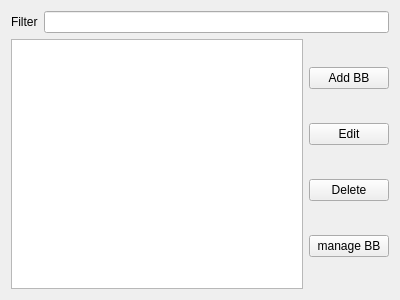
<?xml version="1.0" encoding="UTF-8"?>
<ui version="4.0">
 <class>BuildingBlockPage</class>
 <widget class="QWidget" name="BuildingBlockPage">
  <property name="geometry">
   <rect>
    <x>0</x>
    <y>0</y>
    <width>400</width>
    <height>300</height>
   </rect>
  </property>
  <property name="windowTitle">
   <string>Form</string>
  </property>
  <layout class="QVBoxLayout" name="verticalLayout">
   <item>
    <layout class="QHBoxLayout" name="horizontalLayout_6">
     <item>
      <widget class="QLabel" name="label">
       <property name="text">
        <string>Filter</string>
       </property>
      </widget>
     </item>
     <item>
      <widget class="QLineEdit" name="editFilter"/>
     </item>
    </layout>
   </item>
   <item>
    <layout class="QHBoxLayout" name="horizontalLayout_8">
     <item>
      <widget class="QTreeView" name="treeBuildingBlocks"/>
     </item>
     <item>
      <layout class="QVBoxLayout" name="verticalLayout_4">
       <item>
        <widget class="QPushButton" name="btnAddBuildingBlock">
         <property name="text">
          <string>Add BB</string>
         </property>
        </widget>
       </item>
       <item>
        <widget class="QPushButton" name="btnEditBuildingBlock">
         <property name="text">
          <string>Edit</string>
         </property>
        </widget>
       </item>
       <item>
        <widget class="QPushButton" name="btnDelBuildingBlock">
         <property name="text">
          <string>Delete</string>
         </property>
        </widget>
       </item>
       <item>
        <widget class="QPushButton" name="btnManageBuildingBlocks">
         <property name="text">
          <string>manage BB</string>
         </property>
        </widget>
       </item>
      </layout>
     </item>
    </layout>
   </item>
  </layout>
 </widget>
 <resources/>
 <connections/>
</ui>
